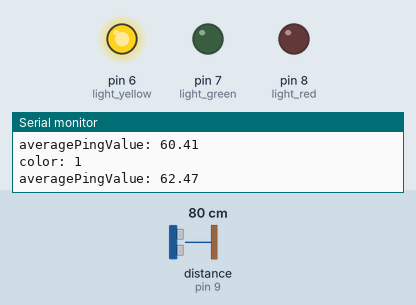
Simulated run of this sketch. Board: Arduino Uno, built with avr-gcc and run on an emulated ATmega328P. Shown: output pins drawn as LEDs (lit = HIGH), the last lines printed to the serial monitor. Inputs (shaded band) come from the test bench; at power-on: distance to the obstacle (sensor on pin 9) 80 cm. The echo pulse lasts 58.3 µs per cm.

Above: at 4.2 s.
4.3 s: distance to the obstacle (sensor on pin 9) set to 60 cm
7.3 s: distance to the obstacle (sensor on pin 9) set to 49 cm
At 10.0 s:
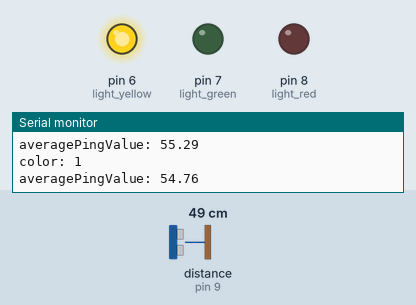
10.3 s: distance to the obstacle (sensor on pin 9) set to 59 cm
13.3 s: distance to the obstacle (sensor on pin 9) set to 66 cm
At 14.6 s:
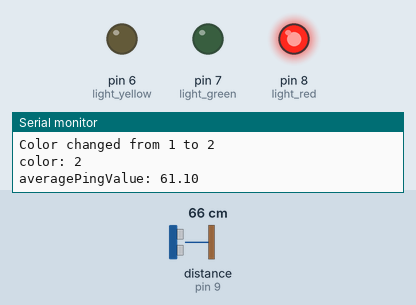
Timing chart, 0 to 16.3 s (numbered marks = the images above; inputs shaded):
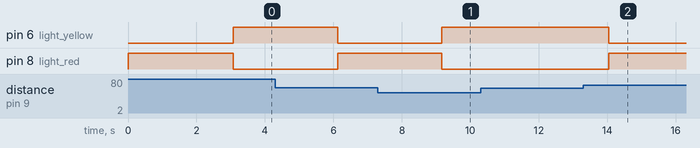

The sketch:

signal_lamp.ino
```cpp
//#include <iostream>

#include <NewPing.h>
#include "filter_ultrasonic.h"
#include "light_status.h"
#include "lights_on.h"
#include "time_passed.h"

#define TRIGGER_PIN 10  // Arduino pintiedtotrigger pin ontheultrasonic sensor.
#define ECHO_PIN 9  // Arduino pin tied to echo pin on the ultrasonic sensor.
#define MAX_DISTANCE 200  // Maximum distance we want to ping for (cm)
                          // distance is rated at 400-500cm.

NewPing sonar(TRIGGER_PIN, ECHO_PIN,
              MAX_DISTANCE);  // NewPing setup of pins and maximum distance.

#define light_red 8
#define light_green 7
#define light_yellow 6

// State machine that manages light color transitions.
light_status light;

// Create a filter for the noisy ultrasonic data.
Filter_ultrasonic ultrasonic_ping;

// Track the amount of time that has passed.
time_passed timed;

void set_pins(LightColor color) {
   switch (color) {
    case LightColor::kRed:
      digitalWrite(light_red, LOW);
      digitalWrite(light_green, HIGH);
      digitalWrite(light_yellow, LOW);
      break;
    case LightColor::kGreen:
      digitalWrite(light_red, HIGH);
      digitalWrite(light_green, LOW);
      digitalWrite(light_yellow, LOW);
      break;
    case LightColor::kYellow:
      digitalWrite(light_red, LOW);
      digitalWrite(light_green, LOW);
      digitalWrite(light_yellow, HIGH);
      break;
  }
}

void setup() {
  Serial.begin(115200);        // Open serial monitor at 115200 baud
  pinMode(light_red, OUTPUT);  // set pin to input
  pinMode(light_green, OUTPUT);
  pinMode(light_yellow, OUTPUT);
  set_pins(light.get_light_color());
  Serial.println("starting");
}
/*
int main() {
  cout << "Hello world!" << endl;
  return 0;
}
*/
void loop() {
  LightColor previous_color = light.get_light_color();
  double avg_ping_value = ultrasonic_ping.average_ping_filter(sonar.ping_cm());

  LightColor new_color =
      light.set_light_color(avg_ping_value, timed.time(millis()));
  Serial.print("color: ");
  Serial.println(new_color);
  Serial.print("averagePingValue: ");
  Serial.println(avg_ping_value);

  if (previous_color != new_color) {
    Serial.print("Color changed from ");
    Serial.print(previous_color);
    Serial.print(" to ");
    Serial.println(new_color);

    set_pins(new_color);
    timed.time_reset();
  }

  delay(300);
}
```

filter_ultrasonic.cpp
```cpp
#include "filter_ultrasonic.h"


//Filter_ultrasonic::Filter_ultrasonic() {}

double Filter_ultrasonic::average_ping_filter(double sonar_ping) {
  ping_value = 0.9 * ping_value + 0.1 * sonar_ping;
  return ping_value;
}
```

filter_ultrasonic.h
```cpp
#ifndef FILTER_ULTRASONIC_H
#define FILTER_ULTRASONIC_H
#pragma once

class Filter_ultrasonic
{
     public:
      double average_ping_filter(double sonar_ping);
     private:
      double ping_value = 0.0;
};

#endif // FILTER_ULTRASONIC_H
```

light_status.cpp
```cpp
#include "light_status.h"

//light_status::light_status() {}

LightColor light_status::set_light_color(double sensor_reading, double timer) {
  if (timer >= 3000 && sensor_reading <= 15) {
    // Turn on the red light.
    light = LightColor::kRed;
  }

  if (timer >= 3000 && sensor_reading >= 60) {
    // Turn on green light.
    light = LightColor::kGreen;
  }

  if (timer >= 3000 && sensor_reading > 15 && sensor_reading < 60) {
    // Turn on yellow light.
    light = LightColor::kYellow;
  }

  return light;
}
```

light_status.h
```cpp
#pragma once
#ifndef LIGHT_STATUS_H
#define LIGHT_STATUS_H

enum LightColor {
  kRed = 0,
  kYellow,
  kGreen,
};

class light_status {
public:
 LightColor set_light_color(double sensor_reading, double timer);
 LightColor get_light_color() const {
  return light;
 }
private:
 LightColor light = kGreen;
};


#endif // LIGHT_STATUS_H
```

lights_on.cpp
```cpp
#include "lights_on.h"

//lights_on::lights_on() {}

void lights_on::set_lights(int lights) {
  enum color { RED, GREEN, YELLOW };

  /*switch (lights) {
    case RED:
      digitalWrite(light_red, LOW);
      digitalWrite(light_green, HIGH);
      digitalWrite(light_yellow, HIGH);
      break;
    case GREEN:
      digitalWrite(light_red, HIGH);
      digitalWrite(light_green, LOW);
      digitalWrite(light_yellow, HIGH);

      break;
    case YELLOW:
      digitalWrite(light_red, HIGH);
      digitalWrite(light_green, HIGH);
      digitalWrite(light_yellow, LOW);

      break;
  }
  */
}
```

lights_on.h
```cpp
#ifndef LIGHTS_ON_H
#define LIGHTS_ON_H


class lights_on
{

public:
     void set_lights(int lights);
};

#endif // LIGHTS_ON_H
```

time_passed.cpp
```cpp
#include "time_passed.h"

//time_passed::time_passed() {}

double time_passed::time(long unsigned int milliseconds) {
  if (time_now < milliseconds) {
    time_now = milliseconds;
  }

  time_total_passed = time_now - previous_time;
  return time_total_passed;
}

void time_passed::time_reset() { previous_time = time_now; }
```

time_passed.h
```cpp
#ifndef TIME_PASSED_H
#define TIME_PASSED_H
#pragma once

class time_passed
{
public:
    double time(long unsigned int milliseconds);
    void time_reset();
private:

    double time_now = 50;
    double previous_time = 0.0;
    double total_time = 0.0;
    double time_total_passed = 0.0;

};

#endif // TIME_PASSED_H
```

Measured:
- the behaviour switches between 62 and 63 cm on distance to the obstacle (sensor on pin 9) (found by bisection; images 1 and 2)
- after the input at 7.3 s, pin 6 (light_yellow): LOW → HIGH after 1.9 s; pin 8 (light_red): HIGH → LOW after 1.9 s
- after the input at 13.3 s, pin 6 (light_yellow): HIGH → LOW after 0.75 s; pin 8 (light_red): LOW → HIGH after 0.75 s
